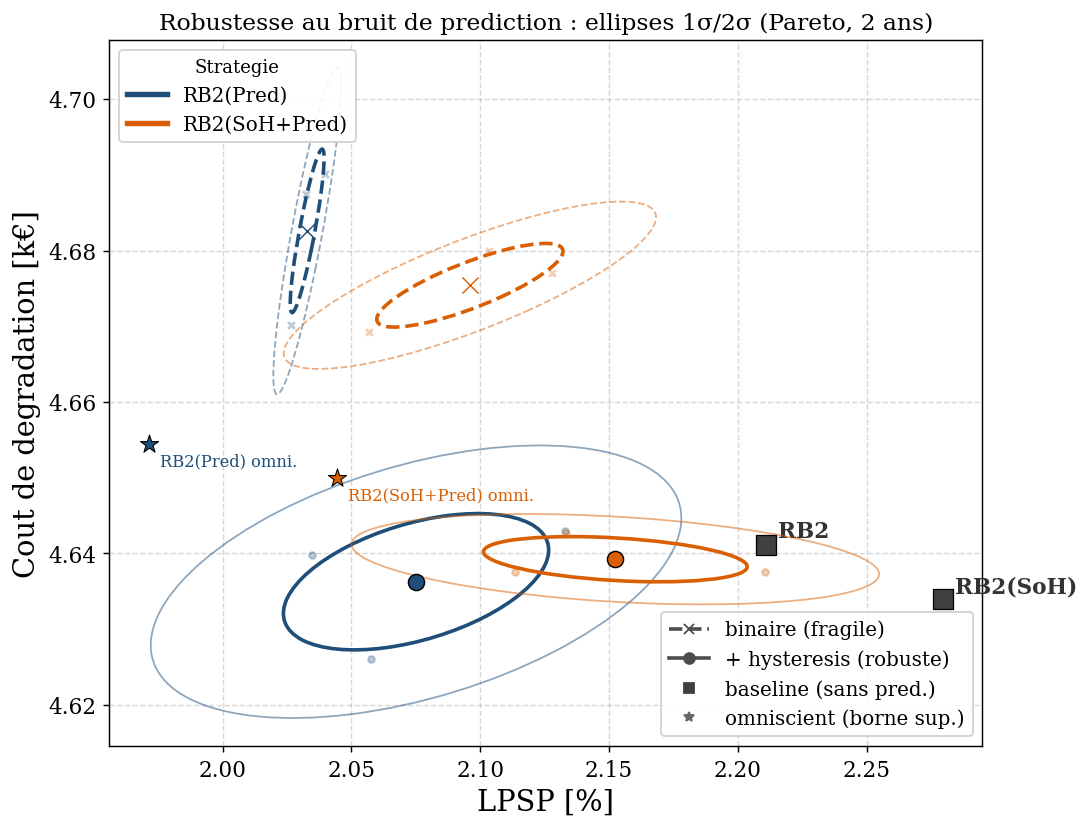

Recreate this plot in Python.
# -*- coding: utf-8 -*-
"""
sens_pred_noise.py -- SENSIBILITE AU BRUIT DE PREDICTION (ellipses de Pareto).
==============================================================================
But : VALIDER que la demarche de robustesse (hysteresis anti-clignotement) est
utile face au bruit de prediction. Meme esprit que la sensibilite aux seuils EoL
de Analyse_sensibilite/ (sens_eol.py) : chaque strategie porte un NUAGE Monte-Carlo
+ une ELLIPSE DE CONFIANCE dans le plan de Pareto (LPSP %, deg kEUR/25ans).

Parametre balaye = l'ECART-TYPE DU BRUIT INJECTE sur l'energie nette prevue.
On l'echantillonne dans une bande autour de la valeur backtest (sigma0=39.38 kWh)
    sigma_inject ~ Uniform([SIG_LO, SIG_HI] * sigma0)
ce qui teste une MISESTIMATION de sigma (le vrai bruit peut differer de l'estime).
POINT CLE : la BANDE d'hysteresis reste calee sur sigma0 (valeur de design figee,
strat.SIGMA_E_KWH) ; seul le bruit REELLEMENT injecte varie (strat.SIGMA_INJECT_KWH).
C'est le test honnete : on regle le filtre une fois, la realite varie.

Common random numbers : les MEMES couples (sigma_i, seed_i) sont appliques aux 4
nuages (2 strategies x {binaire, hysteresis}) -> la comparaison des ellipses n'est
pas polluee par le bruit Monte-Carlo.

Lecture attendue : l'ellipse BINAIRE (sans hysteresis) est PLUS GRANDE et placee
PLUS HAUT/DROITE (degradation par clignotement ELY, perte de fiabilite) ; l'ellipse
HYSTERESIS est plus COMPACTE et placee plus bas/gauche (domine la baseline). Si oui,
l'anti-clignotement est demontre robuste au bruit de prediction.

Sorties (dans Predictions/) : sens_pred_noise.{pdf,png} + sens_pred_noise.txt.
Usage : python sens_pred_noise.py [N_SAMPLES] [N_YEARS]   (defaut N=24, 25 ans)
"""
import os, sys, time
import importlib.util
import numpy as np
import matplotlib
matplotlib.use("Agg")
import matplotlib.pyplot as plt
import matplotlib.transforms as transforms
from matplotlib.patches import Ellipse
from concurrent.futures import ProcessPoolExecutor

HERE = os.path.dirname(os.path.abspath(__file__))
if HERE not in sys.path:
    sys.path.insert(0, HERE)
from Common.Init_EMR_MG_v16_python import LOAD, BAT, FC, ELY            # noqa: E402
from Common.main_init_and_loop_forecast import init_and_run_loop_forecast  # noqa: E402
from Common.cost_fcn_total2 import get_cost_total                       # noqa: E402

E_REF_KWH = 273380.731444
VOLL      = 3.0
SIGMA0    = 39.38           # ecart-type backtest (kWh @18h), valeur de design
SIG_LO, SIG_HI = 0.5, 1.5   # bande de misestimation : sigma_inject in [0.5,1.5]*sigma0
MC_SEED   = 2026

# Strategies de prediction (label, dossier). RB2(SoH) = RB2(SoH+Pred) une fois ENABLE.
STRATS = [("RB2(Pred)", "RB2(Pred)", "#1f4e79"),
          ("RB2(SoH+Pred)", "RB2(SoH)", "#d95f02")]
# Baselines (points fixes, sans prevision) : ENABLE=False de chaque dossier.
BASE_LABEL = {"RB2(Pred)": "RB2", "RB2(SoH+Pred)": "RB2(SoH)"}


def _load(folder):
    spec = importlib.util.spec_from_file_location(
        "strat_" + folder.replace("(", "").replace(")", "").replace("+", ""),
        os.path.join(HERE, folder, "get_optimal_action_RB.py"))
    m = importlib.util.module_from_spec(spec)
    spec.loader.exec_module(m)
    return m


def metrics(data):
    P_bat = data["P_bat"]; P_fc = data["P_fc"]; P_ely = data["P_ely"]
    P_dc_load = data["P_dc_load"]; P_dc_pv = data["P_dc_pv"]; lol = data["lol_tab"]
    SoC = data["SoC"]
    alpha_fc = data["alpha_fc"][:-1]; alpha_ely = data["alpha_ely"][:-1]
    SoH_bat = data["SoH_bat"][:-1].copy()
    for k in range(1, len(SoH_bat)):
        if SoH_bat[k] == 1:
            SoH_bat[k - 1] = np.nan
    if np.isnan(SoH_bat).any():
        SoH_bat[np.isnan(SoH_bat)] = np.interp(
            np.flatnonzero(np.isnan(SoH_bat)),
            np.flatnonzero(~np.isnan(SoH_bat)), SoH_bat[~np.isnan(SoH_bat)])
    P_planned = (P_dc_load - P_dc_pv) / 1000.0
    P_real    = (P_dc_load - P_dc_pv) * (1 - lol) / 1000.0
    p, r = np.clip(P_planned, 0, None), np.clip(P_real, 0, None)
    lpsp = (np.clip(p - r, 0, None).sum() / p.sum() * 100) if p.sum() > 0 else 0.0
    cost = get_cost_total(alpha_fc, P_fc, alpha_ely, P_ely,
                          P_bat, SoC, LOAD, BAT, FC, ELY, SoH_bat) / 1000.0
    return float(lpsp), float(cost)


def evaluate(task):
    """Worker picklable. task = dict(folder, enable, noise, hyst, sigma_inject, seed, ny)."""
    s = _load(task["folder"])
    s.ENABLE       = task["enable"]
    s.NOISE_ENABLE = task["noise"]
    s.HYST_ENABLE  = task["hyst"]
    s.M_SIGMA      = 1.0
    s.MIN_DWELL    = 12
    s.SIGMA_E_KWH  = SIGMA0                 # bande hysteresis = design fige
    s.SIGMA_INJECT_KWH = task["sigma_inject"]  # bruit injecte (varie ou None)
    s.set_noise_seed(task["seed"])
    s.reset()
    data = init_and_run_loop_forecast(s.get_optimal_action_RB, H_forecast=48,
                                      n_years=task["ny"])
    lpsp, deg = metrics(data)
    return dict(key=task["key"], lpsp=lpsp, deg=deg)


def confidence_ellipse(x, y, ax, n_std=1.0, **kw):
    """Ellipse de covariance (n_std ecarts-types). Approche valeurs propres std."""
    x = np.asarray(x); y = np.asarray(y)
    if x.size < 3:
        return None
    cov = np.cov(x, y)
    pear = cov[0, 1] / np.sqrt(cov[0, 0] * cov[1, 1]) if cov[0, 0] * cov[1, 1] > 0 else 0.0
    rx, ry = np.sqrt(1 + pear), np.sqrt(1 - pear)
    ell = Ellipse((0, 0), width=2 * rx, height=2 * ry, **kw)
    sx, sy = np.sqrt(cov[0, 0]) * n_std, np.sqrt(cov[1, 1]) * n_std
    tr = (transforms.Affine2D().rotate_deg(45).scale(sx, sy)
          .translate(np.mean(x), np.mean(y)))
    ell.set_transform(tr + ax.transData)
    return ax.add_patch(ell)


def main():
    N  = int(sys.argv[1]) if len(sys.argv) > 1 else 24
    ny = int(sys.argv[2]) if len(sys.argv) > 2 else 25
    # Sur le mesocentre, le nombre de coeurs alloues est dans SLURM_CPUS_PER_TASK
    # (os.cpu_count() renverrait tous les coeurs physiques du noeud -> sur-souscription).
    _n_slurm = os.environ.get("SLURM_CPUS_PER_TASK")
    workers = int(_n_slurm) if _n_slurm else max(1, (os.cpu_count() or 2) - 1)

    rng = np.random.default_rng(MC_SEED)
    sig_samples = [float(rng.uniform(SIG_LO, SIG_HI) * SIGMA0) for _ in range(N)]

    # --- Construction des taches ---------------------------------------------
    tasks = []
    # nuages MC : 2 strategies x {binaire, hysteresis}, memes (sigma_i, seed_i)
    for label, folder, _ in STRATS:
        for variant, hyst in (("bin", False), ("hyst", True)):
            for i, sg in enumerate(sig_samples):
                tasks.append(dict(key=(label, variant), folder=folder, enable=True,
                                  noise=True, hyst=hyst, sigma_inject=sg, seed=i, ny=ny))
    # points de reference deterministes (1 run chacun)
    for label, folder, _ in STRATS:
        tasks.append(dict(key=(label, "omni"), folder=folder, enable=True,
                          noise=False, hyst=False, sigma_inject=None, seed=0, ny=ny))
        tasks.append(dict(key=(BASE_LABEL[label], "base"), folder=folder, enable=False,
                          noise=False, hyst=False, sigma_inject=None, seed=0, ny=ny))

    print("=" * 78)
    print("SENSIBILITE BRUIT DE PREDICTION : ellipses Pareto (N=%d, %d ans, %d workers)"
          % (N, ny, workers))
    print("  sigma_inject ~ U([%.1f,%.1f]*%.2f) = [%.1f, %.1f] kWh | bande hyst figee a %.2f"
          % (SIG_LO, SIG_HI, SIGMA0, SIG_LO * SIGMA0, SIG_HI * SIGMA0, SIGMA0))
    print("=" * 78, flush=True)
    t0 = time.time()

    res = {}
    with ProcessPoolExecutor(max_workers=workers) as ex:
        for r in ex.map(evaluate, tasks):
            res.setdefault(r["key"], []).append((r["lpsp"], r["deg"]))
    print("  (%d runs en %.0fs)" % (len(tasks), time.time() - t0), flush=True)

    # --- Figure ---------------------------------------------------------------
    plt.rcParams.update({"font.family": "serif", "axes.labelsize": 16,
                         "xtick.labelsize": 12, "ytick.labelsize": 12,
                         "legend.fontsize": 11, "pdf.fonttype": 42})
    fig, ax = plt.subplots(figsize=(8.5, 6.5))

    VAR_STYLE = {"bin":  dict(ls="--", marker="x", fill=False, name="binaire (fragile)"),
                 "hyst": dict(ls="-",  marker="o", fill=True,  name="+ hysteresis (robuste)")}

    txt_lines = ["# Sensibilite au bruit de prediction -- ellipses de Pareto",
                 "# sigma_inject ~ U([%.2f,%.2f]*%.2f) kWh ; bande hyst figee a %.2f ; N=%d ; %d ans"
                 % (SIG_LO, SIG_HI, SIGMA0, SIGMA0, N, ny),
                 "strat;variant;LPSP_mean;LPSP_std;deg_mean;deg_std;N"]

    for label, folder, col in STRATS:
        for variant in ("bin", "hyst"):
            pts = np.array(res.get((label, variant), []))
            if len(pts) == 0:
                continue
            x, y = pts[:, 0], pts[:, 1]
            st = VAR_STYLE[variant]
            ax.scatter(x, y, s=14, color=col, alpha=0.30,
                       marker=st["marker"], zorder=3)
            confidence_ellipse(x, y, ax, n_std=1.0, edgecolor=col, facecolor='none',
                               lw=2.0, ls=st["ls"], zorder=5)
            confidence_ellipse(x, y, ax, n_std=2.0, edgecolor=col, facecolor='none',
                               lw=1.0, ls=st["ls"], alpha=0.5, zorder=5)
            ax.scatter([x.mean()], [y.mean()], s=90, color=col, marker='D',
                       edgecolor='k', linewidth=0.8, zorder=7)
            txt_lines.append("%s;%s;%.4f;%.4f;%.4f;%.4f;%d"
                             % (label, variant, x.mean(), x.std(), y.mean(), y.std(), len(x)))

    # --- repères fixes : baselines + omniscients ------------------------------
    seen_base = set()
    for label, folder, col in STRATS:
        blabel = BASE_LABEL[label]
        if blabel not in seen_base:
            bp = res.get((blabel, "base"))
            if bp:
                bx, by = bp[0]
                ax.scatter([bx], [by], s=120, color='0.25', marker='s', zorder=8,
                           edgecolor='k', linewidth=0.7)
                ax.annotate(blabel, (bx, by), textcoords="offset points",
                            xytext=(7, 4), fontsize=12, weight='bold', color='0.2')
                txt_lines.append("%s;baseline;%.4f;0;%.4f;0;1" % (blabel, bx, by))
            seen_base.add(blabel)
        op = res.get((label, "omni"))
        if op:
            ox, oy = op[0]
            ax.scatter([ox], [oy], s=110, color=col, marker='*', zorder=8,
                       edgecolor='k', linewidth=0.6)
            ax.annotate(label + " omni.", (ox, oy), textcoords="offset points",
                        xytext=(6, -12), fontsize=9, color=col)
            txt_lines.append("%s;omniscient;%.4f;0;%.4f;0;1" % (label, ox, oy))

    # --- legendes : couleur=strategie, style=variante -------------------------
    from matplotlib.lines import Line2D
    leg_col = [Line2D([0], [0], color=c, lw=3, label=l) for l, _, c in STRATS]
    leg_var = [Line2D([0], [0], color='0.3', lw=2, ls=VAR_STYLE[v]["ls"],
                      marker=VAR_STYLE[v]["marker"], label=VAR_STYLE[v]["name"])
               for v in ("bin", "hyst")]
    leg_ref = [Line2D([0], [0], color='0.25', marker='s', ls='none', label='baseline (sans pred.)'),
               Line2D([0], [0], color='0.4', marker='*', ls='none', label='omniscient (borne sup.)')]
    l1 = ax.legend(handles=leg_col, loc='upper left', title='Strategie', framealpha=0.9)
    ax.add_artist(l1)
    ax.legend(handles=leg_var + leg_ref, loc='lower right', framealpha=0.9)

    ax.set_xlabel("LPSP [%]")
    ax.set_ylabel("Cout de degradation [k€]")
    ax.set_title("Robustesse au bruit de prediction : ellipses 1σ/2σ (Pareto, %d ans)" % ny,
                 fontsize=13)
    ax.grid(True, ls='--', alpha=0.5)
    fig.tight_layout()
    for ext in ("pdf", "png"):
        fig.savefig(os.path.join(HERE, "sens_pred_noise." + ext),
                    dpi=130, bbox_inches="tight")
    with open(os.path.join(HERE, "sens_pred_noise.txt"), "w") as f:
        f.write("\n".join(txt_lines) + "\n")

    print("\nResume (moyenne +/- std sur le nuage) :")
    for label, _, _ in STRATS:
        for variant in ("bin", "hyst"):
            pts = np.array(res.get((label, variant), []))
            if len(pts):
                print("  %-14s %-5s : LPSP %.4f+/-%.4f  deg %.4f+/-%.4f"
                      % (label, variant, pts[:, 0].mean(), pts[:, 0].std(),
                         pts[:, 1].mean(), pts[:, 1].std()))
    print("\nFigures -> sens_pred_noise.{pdf,png} ; donnees -> sens_pred_noise.txt")


if __name__ == "__main__":
    main()
